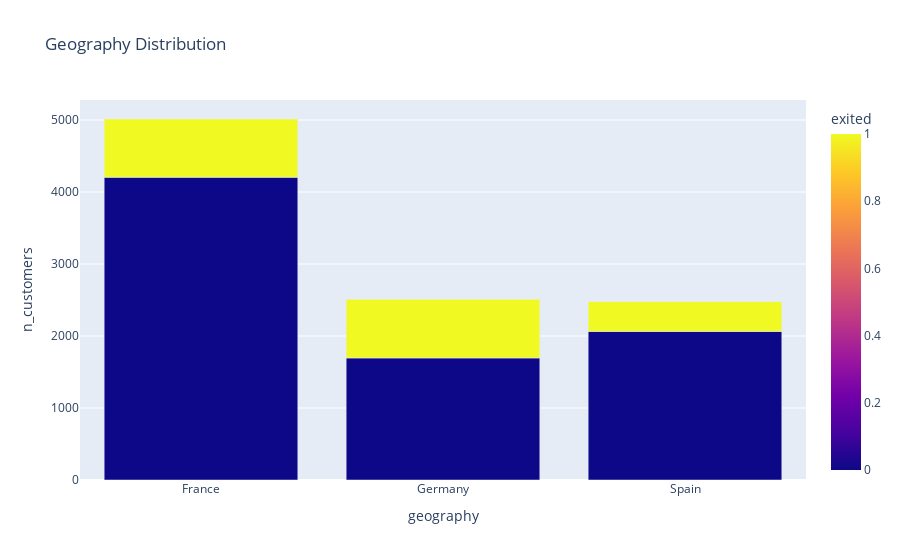

Notebook code for this chart:
### Markdown cell above
### Geography

### Code cell
aux = df3[['customer_id','geography', 'exited']].groupby(['geography', 'exited']).count().rename(columns={'customer_id': 'n_customers'}).reset_index()

fig = px.bar(aux, x="geography", y="n_customers", color="exited", title="Geography Distribution")
fig.show()

### Figure 1 — Plotly figure (JSON) as saved in the notebook; plotly's stock layout.template omitted (floating-point values rounded to 4 significant figures)
{"data": [{"alignmentgroup": "True", "hovertemplate": "geography=%{x}<br>n_customers=%{y}<br>exited=%{marker.color}<extra></extra>", "legendgroup": "", "marker": {"color": [0, 1, 0, 1, 0, 1], "coloraxis": "coloraxis", "pattern": {"shape": ""}}, "name": "", "offsetgroup": "", "orientation": "v", "showlegend": false, "textposition": "auto", "type": "bar", "x": ["France", "France", "Germany", "Germany", "Spain", "Spain"], "xaxis": "x", "y": [4204, 810, 1695, 814, 2064, 413], "yaxis": "y"}], "layout": {"barmode": "relative", "coloraxis": {"colorbar": {"title": {"text": "exited"}}, "colorscale": [[0, "#0d0887"], [0.1111, "#46039f"], [0.2222, "#7201a8"], [0.3333, "#9c179e"], [0.4444, "#bd3786"], [0.5556, "#d8576b"], [0.6667, "#ed7953"], [0.7778, "#fb9f3a"], [0.8889, "#fdca26"], [1, "#f0f921"]]}, "legend": {"tracegroupgap": 0}, "title": {"text": "Geography Distribution"}, "xaxis": {"anchor": "y", "domain": [0, 1], "title": {"text": "geography"}}, "yaxis": {"anchor": "x", "domain": [0, 1], "title": {"text": "n_customers"}}}}
